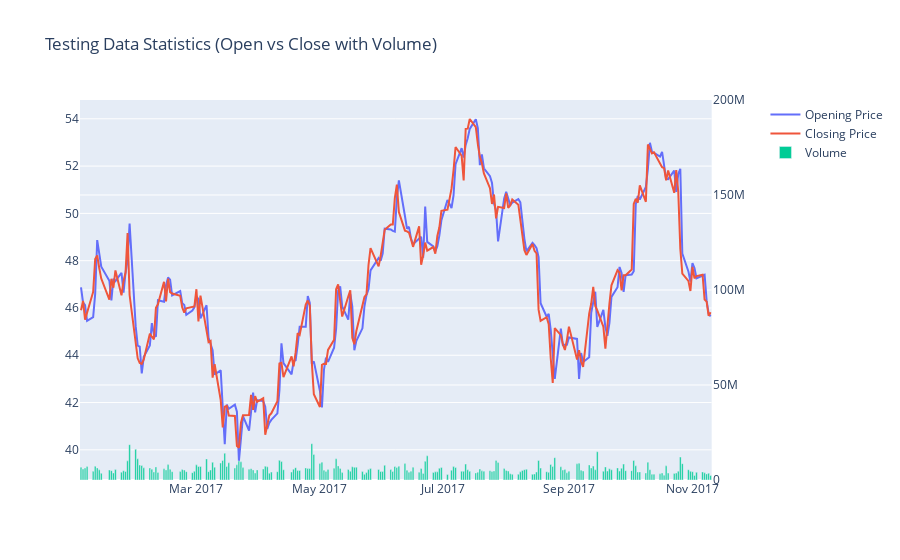
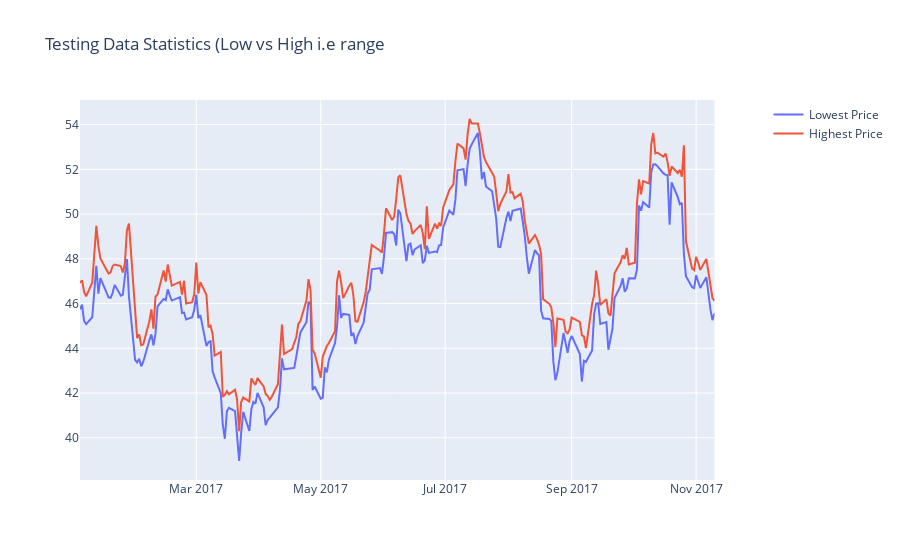

Notebook cell for these charts, in order:
### Code cell
#TESTING DATA STATS
fig2 = make_subplots(specs=[[{"secondary_y": True}]])
fig2.add_trace(go.Scatter(x=test_df.index,y=test_df['Open'],name='Opening Price'),secondary_y=False)
fig2.add_trace(go.Scatter(x=test_df.index,y=test_df['Close'],name='Closing Price'),secondary_y=False)
fig2.add_trace(go.Bar(x=test_df.index,y=test_df['Volume'],name='Volume'),secondary_y=True)
fig2.update_layout(title="Testing Data Statistics (Open vs Close with Volume)")
fig2.update_yaxes(range=[0,200000000],secondary_y=True)
fig2.show()

fig2 = make_subplots(specs=[[{"secondary_y": True}]])
fig2.add_trace(go.Scatter(x=test_df.index,y=test_df['Low'],name='Lowest Price'),secondary_y=False)
fig2.add_trace(go.Scatter(x=test_df.index,y=test_df['High'],name='Highest Price'),secondary_y=False)
fig2.update_layout(title="Testing Data Statistics (Low vs High i.e range")
fig2.update_yaxes(range=[0,200000000],secondary_y=True)
fig2.show()

### Figure 1 — Plotly figure (JSON) as saved in the notebook; plotly's stock layout.template omitted (floating-point values rounded to 4 significant figures; data arrays with more than 128 entries replaced by an {"elided": "..."} marker saying what was removed)
{"data": [{"name": "Opening Price", "type": "scatter", "x": {"elided": "218 str values"}, "xaxis": "x", "y": {"elided": "218 float values"}, "yaxis": "y"}, {"name": "Closing Price", "type": "scatter", "x": {"elided": "218 str values"}, "xaxis": "x", "y": {"elided": "218 float values"}, "yaxis": "y"}, {"name": "Volume", "type": "bar", "x": {"elided": "218 str values"}, "xaxis": "x", "y": {"elided": "218 int values"}, "yaxis": "y2"}], "layout": {"title": {"text": "Testing Data Statistics (Open vs Close with Volume)"}, "xaxis": {"anchor": "y", "domain": [0, 0.94]}, "yaxis": {"anchor": "x", "domain": [0, 1]}, "yaxis2": {"anchor": "x", "overlaying": "y", "range": [0, 200000000], "side": "right"}}}

### Figure 2 — Plotly figure (JSON) as saved in the notebook; plotly's stock layout.template omitted (floating-point values rounded to 4 significant figures; data arrays with more than 128 entries replaced by an {"elided": "..."} marker saying what was removed)
{"data": [{"name": "Lowest Price", "type": "scatter", "x": {"elided": "218 str values"}, "xaxis": "x", "y": {"elided": "218 float values"}, "yaxis": "y"}, {"name": "Highest Price", "type": "scatter", "x": {"elided": "218 str values"}, "xaxis": "x", "y": {"elided": "218 float values"}, "yaxis": "y"}], "layout": {"title": {"text": "Testing Data Statistics (Low vs High i.e range"}, "xaxis": {"anchor": "y", "domain": [0, 0.94]}, "yaxis": {"anchor": "x", "domain": [0, 1]}, "yaxis2": {"anchor": "x", "overlaying": "y", "range": [0, 200000000], "side": "right"}}}
